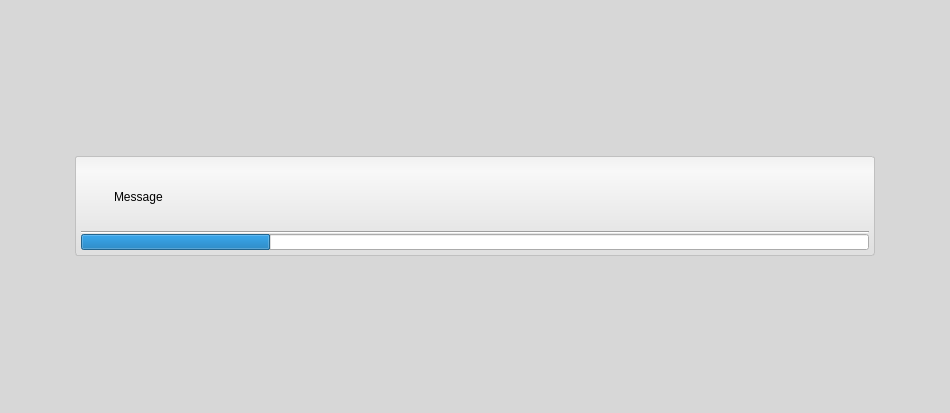
<?xml version="1.0" encoding="UTF-8"?>
<ui version="4.0">
 <class>ProgressWidget</class>
 <widget class="QWidget" name="ProgressWidget">
  <property name="geometry">
   <rect>
    <x>0</x>
    <y>0</y>
    <width>950</width>
    <height>413</height>
   </rect>
  </property>
  <property name="sizePolicy">
   <sizepolicy hsizetype="Preferred" vsizetype="Preferred">
    <horstretch>0</horstretch>
    <verstretch>0</verstretch>
   </sizepolicy>
  </property>
  <property name="styleSheet">
   <string notr="true">QWidget#base_{
	
	background-color: rgba(211, 211, 211, 212);
}

QWidget#message_box_{
	background-color: qlineargradient(spread:pad, x1:0.5, y1:0, x2:0.5, y2:0.960227, stop:0 rgba(241, 241, 241, 255), stop:0.155779 rgba(248, 248, 248, 255), stop:1 rgba(224, 224, 224, 255));
	border: 1px solid silver;
	border-radius: 3px;
}

QToolButton#lock_button_:checked{
	background-color: rgba(0, 0, 0, 0);
	border: 1px solid rgb(139, 139, 139);
	margin:0;
}

QToolButton#opacity_button_{
	background-color: rgba(0, 0, 0, 0);
	border: 1px solid rgba(0, 0, 0, 0);
}
QToolButton#opacity_button_:pressed{
	background-color: rgba(0, 0, 0, 0);
	border: 1px solid rgb(139, 139, 139);
	margin:0;
}
QToolButton#opacity_button_:checked{
	background-color: rgba(0, 0, 0, 0);
	border: 1px solid rgb(139, 139, 139);
	margin:0;
}

QToolButton#cancel_button_{
	background-color: rgba(0, 0, 0, 0);
	border: 1px solid rgba(0, 0, 0, 0);
}
QToolButton#cancel_button_:pressed{
	background-color: rgba(0, 0, 0, 0);
}
</string>
  </property>
  <layout class="QHBoxLayout" name="horizontalLayout_8">
   <property name="spacing">
    <number>0</number>
   </property>
   <property name="margin">
    <number>0</number>
   </property>
   <item>
    <widget class="QWidget" name="base_" native="true">
     <layout class="QHBoxLayout" name="horizontalLayout_2">
      <property name="spacing">
       <number>4</number>
      </property>
      <property name="leftMargin">
       <number>12</number>
      </property>
      <property name="topMargin">
       <number>8</number>
      </property>
      <property name="rightMargin">
       <number>12</number>
      </property>
      <property name="bottomMargin">
       <number>8</number>
      </property>
      <item>
       <widget class="QWidget" name="message_box_" native="true">
        <property name="minimumSize">
         <size>
          <width>800</width>
          <height>100</height>
         </size>
        </property>
        <property name="maximumSize">
         <size>
          <width>800</width>
          <height>100</height>
         </size>
        </property>
        <layout class="QVBoxLayout" name="verticalLayout">
         <property name="spacing">
          <number>0</number>
         </property>
         <property name="margin">
          <number>6</number>
         </property>
         <item>
          <widget class="QWidget" name="widget" native="true">
           <layout class="QHBoxLayout" name="horizontalLayout">
            <item>
             <widget class="QLabel" name="running_">
              <property name="sizePolicy">
               <sizepolicy hsizetype="Fixed" vsizetype="Fixed">
                <horstretch>0</horstretch>
                <verstretch>0</verstretch>
               </sizepolicy>
              </property>
              <property name="minimumSize">
               <size>
                <width>16</width>
                <height>16</height>
               </size>
              </property>
              <property name="maximumSize">
               <size>
                <width>20</width>
                <height>20</height>
               </size>
              </property>
              <property name="baseSize">
               <size>
                <width>16</width>
                <height>16</height>
               </size>
              </property>
              <property name="text">
               <string/>
              </property>
              <property name="pixmap">
               <pixmap>:/Images/Circle.png</pixmap>
              </property>
              <property name="scaledContents">
               <bool>true</bool>
              </property>
             </widget>
            </item>
            <item>
             <widget class="QLabel" name="message_">
              <property name="sizePolicy">
               <sizepolicy hsizetype="MinimumExpanding" vsizetype="MinimumExpanding">
                <horstretch>1</horstretch>
                <verstretch>0</verstretch>
               </sizepolicy>
              </property>
              <property name="maximumSize">
               <size>
                <width>16777215</width>
                <height>16777215</height>
               </size>
              </property>
              <property name="text">
               <string>Message</string>
              </property>
              <property name="alignment">
               <set>Qt::AlignLeading|Qt::AlignLeft|Qt::AlignVCenter</set>
              </property>
              <property name="wordWrap">
               <bool>true</bool>
              </property>
             </widget>
            </item>
            <item>
             <widget class="QToolButton" name="cancel_button_">
              <property name="minimumSize">
               <size>
                <width>16</width>
                <height>16</height>
               </size>
              </property>
              <property name="maximumSize">
               <size>
                <width>16</width>
                <height>16</height>
               </size>
              </property>
              <property name="text">
               <string/>
              </property>
              <property name="icon">
               <iconset resource="../../Resources/QtResources.qrc">
                <normaloff>:/Images/Close.png</normaloff>:/Images/Close.png</iconset>
              </property>
              <property name="iconSize">
               <size>
                <width>16</width>
                <height>16</height>
               </size>
              </property>
             </widget>
            </item>
           </layout>
          </widget>
         </item>
         <item>
          <widget class="Line" name="line_">
           <property name="sizePolicy">
            <sizepolicy hsizetype="Preferred" vsizetype="Fixed">
             <horstretch>0</horstretch>
             <verstretch>0</verstretch>
            </sizepolicy>
           </property>
           <property name="orientation">
            <enum>Qt::Horizontal</enum>
           </property>
          </widget>
         </item>
         <item>
          <widget class="QProgressBar" name="progress_bar_">
           <property name="sizePolicy">
            <sizepolicy hsizetype="Preferred" vsizetype="Fixed">
             <horstretch>0</horstretch>
             <verstretch>0</verstretch>
            </sizepolicy>
           </property>
           <property name="minimumSize">
            <size>
             <width>0</width>
             <height>16</height>
            </size>
           </property>
           <property name="maximumSize">
            <size>
             <width>16777215</width>
             <height>16</height>
            </size>
           </property>
           <property name="value">
            <number>24</number>
           </property>
           <property name="alignment">
            <set>Qt::AlignCenter</set>
           </property>
           <property name="textVisible">
            <bool>false</bool>
           </property>
          </widget>
         </item>
        </layout>
       </widget>
      </item>
     </layout>
    </widget>
   </item>
  </layout>
 </widget>
 <layoutdefault spacing="6" margin="11"/>
 <resources>
  <include location="../../Resources/QtResources.qrc"/>
 </resources>
 <connections/>
</ui>
